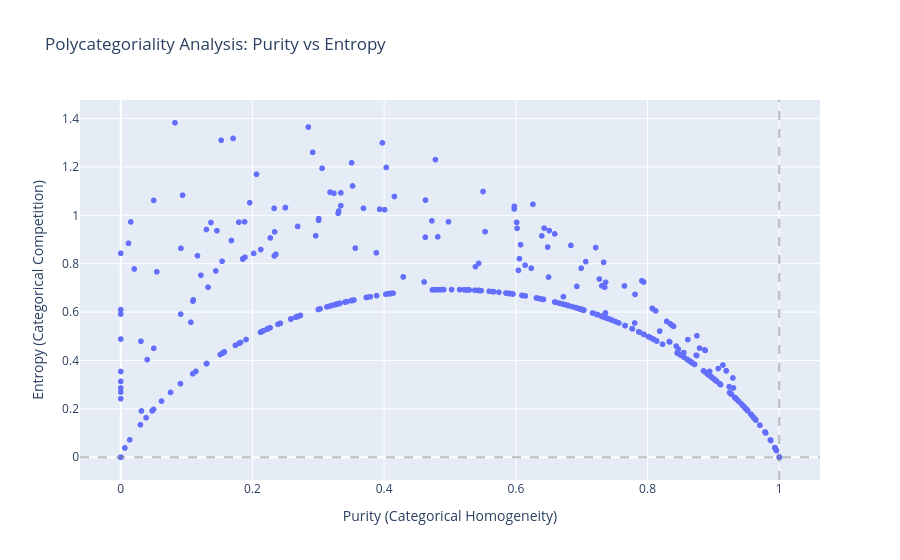

The cell this chart's notebook holds for it:
### Code cell
import plotly.express as px
import pandas as pd

# Convert your 'scores' dictionary to a DataFrame
df = pd.DataFrame.from_dict(scores, orient='index')

# # Assuming lex_unit was a tuple (word, pos)
# df['word'] = df.index.apply(lambda x: x[0])
# df['category'] = df['index'].apply(lambda x: x[1])

# # Calculate medians for the dashed lines
med_p = df['purity'].median()
med_e = df['entropy'].median()

fig = px.scatter(
    df, x="purity", y="entropy",  
    hover_name=list(df.index),
    hover_data={
        "purity": True,
        "entropy": True,
        "rival_category": True,
        "rival_weight_ratio": True
    },
    title="Polycategoriality Analysis: Purity vs Entropy",
    labels={"purity": "Purity (Categorical Homogeneity)", "entropy": "Entropy (Categorical Competition)", "rival_category": "Other category around", "rival_weight_ratio": "Its weight"},
    # template="plotly_dark" # Or "plotly_white"
)

# Add the "Crosshair" at the medians

fig.add_vline(x=med_p, line_dash="dash", line_color="gray", opacity=0.5)
fig.add_hline(y=med_e, line_dash="dash", line_color="gray", opacity=0.5)

fig.show()

### Figure 1 — Plotly figure (JSON) as saved in the notebook; plotly's stock layout.template omitted (floating-point values rounded to 4 significant figures; data arrays with more than 128 entries replaced by an {"elided": "..."} marker saying what was removed)
{"data": [{"customdata": {"elided": "2932x2 mixed values"}, "hovertemplate": "<b>%{hovertext}</b><br><br>Purity (Categorical Homogeneity)=%{x}<br>Entropy (Categorical Competition)=%{y}<br>Other category around=%{customdata[0]}<br>Its weight=%{customdata[1]}<extra></extra>", "hovertext": {"elided": "2932x2 str values"}, "legendgroup": "", "marker": {"color": "#636efa", "symbol": "circle"}, "mode": "markers", "name": "", "showlegend": false, "type": "scattergl", "x": {"elided": "2932 float values"}, "xaxis": "x", "y": {"elided": "2932 float values"}, "yaxis": "y"}], "layout": {"legend": {"tracegroupgap": 0}, "shapes": [{"line": {"color": "gray", "dash": "dash"}, "opacity": 0.5, "type": "line", "x0": 1, "x1": 1, "xref": "x", "y0": 0, "y1": 1, "yref": "y domain"}, {"line": {"color": "gray", "dash": "dash"}, "opacity": 0.5, "type": "line", "x0": 0, "x1": 1, "xref": "x domain", "y0": 0, "y1": 0, "yref": "y"}], "title": {"text": "Polycategoriality Analysis: Purity vs Entropy"}, "xaxis": {"anchor": "y", "domain": [0, 1], "title": {"text": "Purity (Categorical Homogeneity)"}}, "yaxis": {"anchor": "x", "domain": [0, 1], "title": {"text": "Entropy (Categorical Competition)"}}}}
